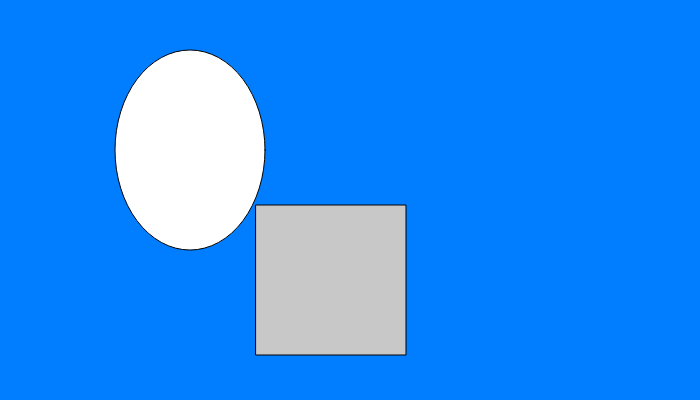
Frame 1 (no input)
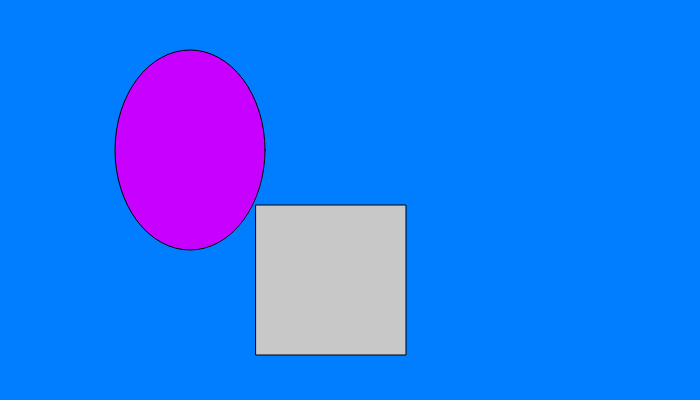
Frame 60 (no input)
Frame 120 (the mouse pressed at the canvas centre since frame 60): identical to frame 60, image omitted

The p5.js sketch that drew these frames (run headless with seeded random() and noise() and a simulated clock; from frame 60 on, the mouse is pressed at the canvas centre):

// p5.js sketch
// ── sketch.js
function setup() {
  createCanvas(700, 400);
}

function draw() {
  background(0, 126, 255);
  ellipse(190, 150, 150, 200)
  fill(200);
  rect(256, 205, 150, 150 );
  fill(200, 00, 600)
  
}
